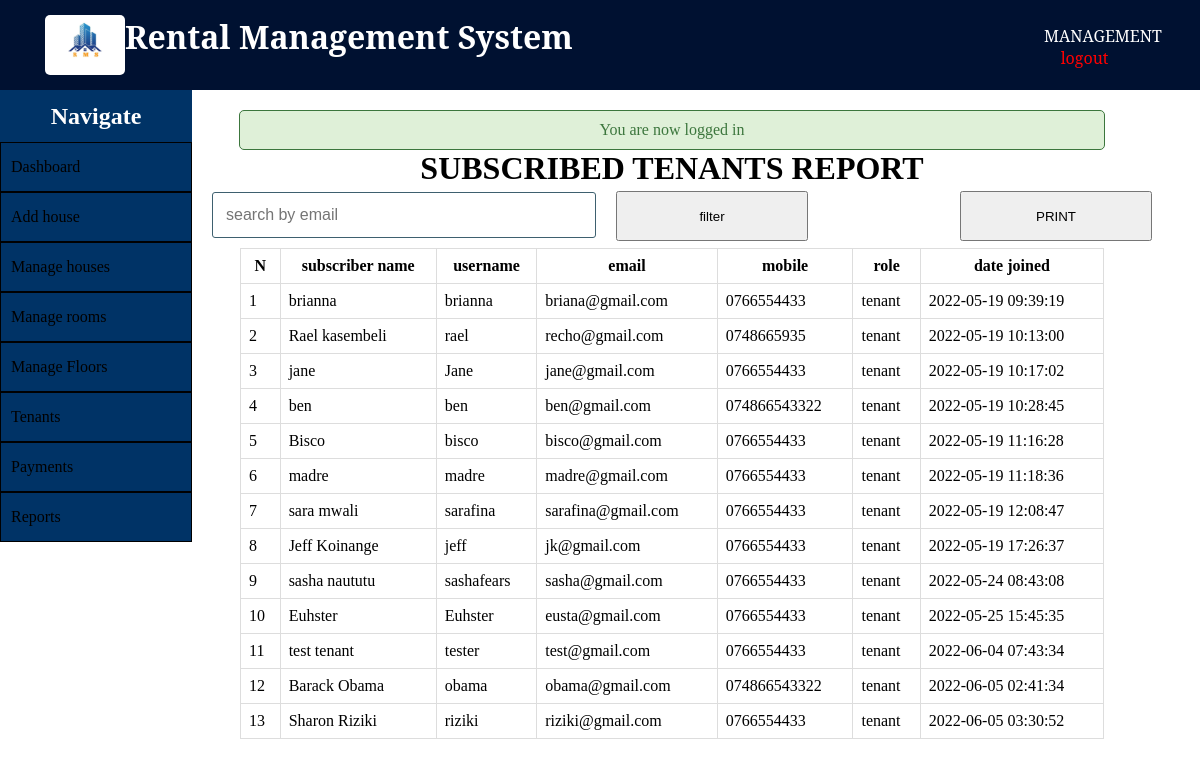
The app's page /admin/subcriber_filter_report.php (signed in) with its own data.
### tables this page shows
CREATE TABLE `users` (
  `id` int(11) NOT NULL,
  `fullname` varchar(255) NOT NULL,
  `username` varchar(255) NOT NULL,
  `mobile` varchar(255) NOT NULL,
  `email` varchar(255) NOT NULL,
  `role` enum('manager','landlord','tenant') DEFAULT NULL,
  `password` varchar(255) NOT NULL,
  `created_at` datetime DEFAULT current_timestamp(),
  `updated_at` datetime DEFAULT NULL
);

### admin/includes/landlord_functions.php (called while the page is built, shortened)
<?php
function getSubscribedUsersReportFilter(){
	global $conn, $roles;
	$sql = "SELECT * FROM users WHERE role = 'tenant' AND email LIKE '%$subscriber_email%'";
	$result = mysqli_query($conn, $sql);
	$users = mysqli_fetch_all($result, MYSQLI_ASSOC);
	return $users;
}
?>

### admin/subcriber_filter_report.php (the view, shortened to what this page needs)
<?php  include('../config.php'); ?>
<?php  include(ROOT_PATH . '/admin/includes/landlord_functions.php'); ?>
<?php
	$subcribers = getSubscribedUsersReportFilter();
?>
<?php include(ROOT_PATH . '/admin/includes/head_section.php'); ?>
</head>
<body>
	<?php include(ROOT_PATH . '/admin/includes/navbar.php') ?>
	<div class="container content">
		<?php include(ROOT_PATH . '/admin/includes/menu.php') ?>
		<div class="table-div" style="width: 80%;">
			<?php include(ROOT_PATH . '/admin/includes/messages.php') ?>
			<?php if (empty($subcribers)): ?>
				<h1>No subcribers found in the database.</h1>
				<br>
					<a class="btn edit" style="width: 30%; float: left; margin-left: 20px;"
					href="add_subcriber_user.php">
					ADD USER FOR BOOKINGS
					</a>
			    	<a class="btn edit" style="width: 30%; float: right; margin-bottom: 30px;"
					href="subcriber_deposit_bookings.php">
					DEPOSIT HOUSE BOOKINGS
					</a>
			<?php else: ?>
				<table class="table">
                <h1 style="text-align: center;">SUBSCRIBED TENANTS REPORT</h1>
                    <form action="" method="post">
                        <input style="width: 40%; float:left; margin-left: 20px;" type="text" name="subcriber_email" placeholder="search by email" />
                        <input style="width: 20%; float:left; margin-top: 4px; height: 50px; margin-left: 20px;" type="submit" name="filter_subcriber" value="filter" />
                        <input onClick="window.print()" style="width: 20%; float:right; margin-top: 4px; height: 50px;" type="button" name="subcriber-name" value="PRINT" />
                    </form>
					<thead>
						<th>N</th>
						<th>subscriber name</th>
                        <th>username</th>
						<th>email</th>
                        <th>mobile</th>
                        <th>role</th>
                        <th>date joined</th>
					</thead>
					<tbody>
					<?php foreach ($subcribers as $key => $subcriber): ?>
						<tr>
							<td><?php echo $key + 1; ?></td>
                            <td><?php echo $subcriber['fullname']; ?></td>
							<td><?php echo $subcriber['username']; ?></td>
							<td><?php echo $subcriber['email']; ?></td>
							<td><?php echo $subcriber['mobile']; ?></td>
							<td><?php echo $subcriber['role']; ?></td>
                            <td><?php echo $subcriber['created_at']; ?></td>
						</tr>
					<?php endforeach ?>
					</tbody>
				</table>
			<?php endif ?>
		</div>
	</div>
</body>
</html>

### static/css/admin_styling.css (style rules this page uses)
* { margin: 0px; padding: 0px; }
form { width: 60%; margin: 5px auto; padding-bottom: 50px; }
form input[type=file], input[type=email], input[type=password], input[type=text], form select, form textarea { width: 100%; display: block; padding: 13px 13px; font-size: 1em; margin: 5px auto 10px; border-radius: 3px; box-sizing : border-box; background: transparent; border: 1px solid #3E606F; }
table { border-collapse: collapse; width: 70%; margin: 20px auto; }
th, td { padding: 8px; text-align: left; border: 1px solid #ddd; }
th { text-align: center; }
.container { width: 100%; margin: 0px; padding: 0px; }
.table-div { float: left; width: 47%; }
.table-div table { width: 90%; }

### records on screen
users: fullname "brianna", username "brianna", email "briana@gmail.com", mobile "0766554433", role "tenant", created_at "2022-05-19 09:39:19"
users: fullname "Rael kasembeli", username "rael", email "recho@gmail.com", mobile "0748665935", role "tenant", created_at "2022-05-19 10:13:00"
users: fullname "jane", username "Jane", email "jane@gmail.com", mobile "0766554433", role "tenant", created_at "2022-05-19 10:17:02"
users: fullname "ben", username "ben", email "ben@gmail.com", mobile "074866543322", role "tenant", created_at "2022-05-19 10:28:45"
users: fullname "Bisco", username "bisco", email "bisco@gmail.com", mobile "0766554433", role "tenant", created_at "2022-05-19 11:16:28"
users: fullname "madre", username "madre", email "madre@gmail.com", mobile "0766554433", role "tenant", created_at "2022-05-19 11:18:36"
users: fullname "sara mwali", username "sarafina", email "sarafina@gmail.com", mobile "0766554433", role "tenant", created_at "2022-05-19 12:08:47"
users: fullname "Jeff Koinange", username "jeff", email "jk@gmail.com", mobile "0766554433", role "tenant", created_at "2022-05-19 17:26:37"
users: fullname "sasha naututu", username "sashafears", email "sasha@gmail.com", mobile "0766554433", role "tenant", created_at "2022-05-24 08:43:08"
users: fullname "Euhster", username "Euhster", email "eusta@gmail.com", mobile "0766554433", role "tenant", created_at "2022-05-25 15:45:35"
users: fullname "test tenant", username "tester", email "test@gmail.com", mobile "0766554433", role "tenant", created_at "2022-06-04 07:43:34"
users: fullname "Barack Obama", username "obama", email "obama@gmail.com", mobile "074866543322", role "tenant", created_at "2022-06-05 02:41:34"
users: fullname "Sharon Riziki", username "riziki", email "riziki@gmail.com", mobile "0766554433", role "tenant", created_at "2022-06-05 03:30:52"

### other values on screen
$_SESSION['message'] "You are now logged in"
